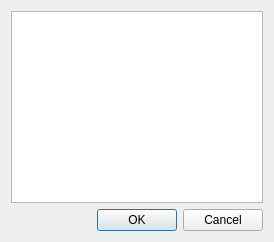
<?xml version="1.0" encoding="UTF-8"?>
<ui version="4.0">
 <class>DialogSeries</class>
 <widget class="QDialog" name="DialogSeries">
  <property name="geometry">
   <rect>
    <x>0</x>
    <y>0</y>
    <width>274</width>
    <height>242</height>
   </rect>
  </property>
  <property name="windowTitle">
   <string>Series</string>
  </property>
  <layout class="QGridLayout" name="gridLayout">
   <item row="0" column="0">
    <widget class="QTableView" name="tableViewSeries">
     <property name="contextMenuPolicy">
      <enum>Qt::CustomContextMenu</enum>
     </property>
     <property name="selectionBehavior">
      <enum>QAbstractItemView::SelectRows</enum>
     </property>
    </widget>
   </item>
   <item row="1" column="0">
    <widget class="QDialogButtonBox" name="buttonBox">
     <property name="orientation">
      <enum>Qt::Horizontal</enum>
     </property>
     <property name="standardButtons">
      <set>QDialogButtonBox::Cancel|QDialogButtonBox::Ok</set>
     </property>
    </widget>
   </item>
  </layout>
 </widget>
 <resources/>
 <connections>
  <connection>
   <sender>buttonBox</sender>
   <signal>accepted()</signal>
   <receiver>DialogSeries</receiver>
   <slot>accept()</slot>
   <hints>
    <hint type="sourcelabel">
     <x>248</x>
     <y>254</y>
    </hint>
    <hint type="destinationlabel">
     <x>157</x>
     <y>274</y>
    </hint>
   </hints>
  </connection>
  <connection>
   <sender>buttonBox</sender>
   <signal>rejected()</signal>
   <receiver>DialogSeries</receiver>
   <slot>reject()</slot>
   <hints>
    <hint type="sourcelabel">
     <x>316</x>
     <y>260</y>
    </hint>
    <hint type="destinationlabel">
     <x>286</x>
     <y>274</y>
    </hint>
   </hints>
  </connection>
 </connections>
</ui>
